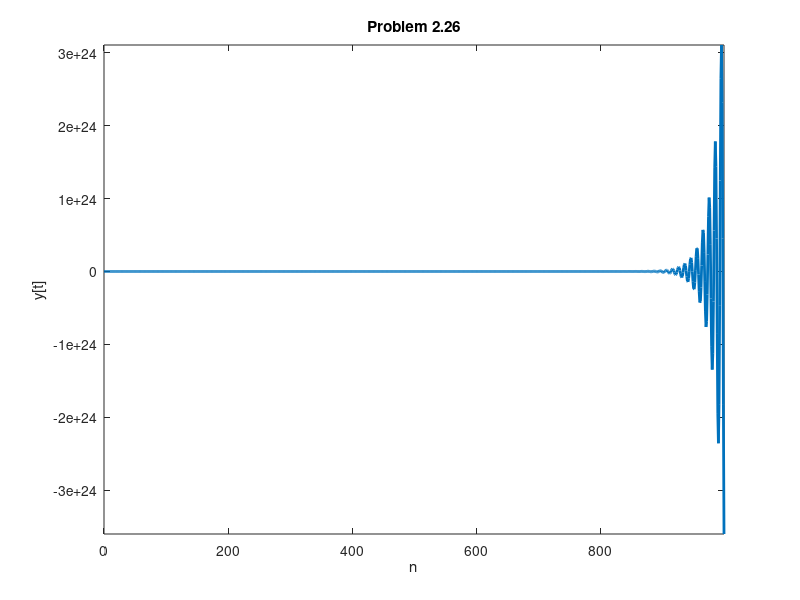

Reproduce this figure in MATLAB. (Note: this script raises an error after producing the figure.)
%Copyright (c) 2016, Austin Chase Minor
%All rights reserved.
%
%Redistribution and use in source and binary forms, with or without
%modification, are permitted provided that the following conditions are met:
%1. Redistributions of source code must retain the above copyright
%   notice, this list of conditions and the following disclaimer.
%2. Redistributions in binary form must reproduce the above copyright
%   notice, this list of conditions and the following disclaimer in the
%   documentation and/or other materials provided with the distribution.
%3. All advertising materials mentioning features or use of this software
%   must display the following acknowledgement:
%   This product includes software developed by Austin Minor.
%4. Neither the name of Austin Minor nor the
%   names of its contributors may be used to endorse or promote products
%   derived from this software without specific prior written permission.%
%
%THIS SOFTWARE IS PROVIDED BY Austin Minor ''AS IS'' AND ANY
%EXPRESS OR IMPLIED WARRANTIES, INCLUDING, BUT NOT LIMITED TO, THE IMPLIED
%WARRANTIES OF MERCHANTABILITY AND FITNESS FOR A PARTICULAR PURPOSE ARE
%DISCLAIMED. IN NO EVENT SHALL Austin Minor BE LIABLE FOR ANY
%DIRECT, INDIRECT, INCIDENTAL, SPECIAL, EXEMPLARY, OR CONSEQUENTIAL DAMAGES
%(INCLUDING, BUT NOT LIMITED TO, PROCUREMENT OF SUBSTITUTE GOODS OR SERVICES;
%LOSS OF USE, DATA, OR PROFITS; OR BUSINESS INTERRUPTION) HOWEVER CAUSED AND
%ON ANY THEORY OF LIABILITY, WHETHER IN CONTRACT, STRICT LIABILITY, OR TORT
%(INCLUDING NEGLIGENCE OR OTHERWISE) ARISING IN ANY WAY OUT OF THE USE OF THIS
%SOFTWARE, EVEN IF ADVISED OF THE POSSIBILITY OF SUCH DAMAGE.
%
%Author: Austin Minor
%Version: 2/10/16
%
%T = .1

T = .1;
length = 100;
num_points = length/T;
n = 0:num_points - 1;
y = zeros(1, num_points);

%y(0)
y(1) = 1;
y(2) = 1;
for i = 3:num_points
  y(i) = y(i-1)*(2-3*T) + y(i-2)*(-1-T-2*T^2);
end

plot(n, y, 'linewidth', 2)
xlabel('n')
ylabel('y[t]')
title('Problem 2.26')
axis([0 max(n) (min(y) - 10) (max(y) + 10)])
grid on0;
num_points = length/T;
n = 0:num_points - 1;
y = zeros(num_points);

%y(0)
y(1) = 1;
y(2) = -T + 2;
for i = 3:num_points
  y(i) = y(i-1)*(2-2*T) + y(i-2)*(-1-2*T-T^2);
end

plot(n, y, 'linewidth', 2)
xlabel('n')
ylabel('y[t]')
title('Problem 2.27, T = .1')
axis([0 max(n) (min(y) - 10) (max(y) + 10)])
grid on